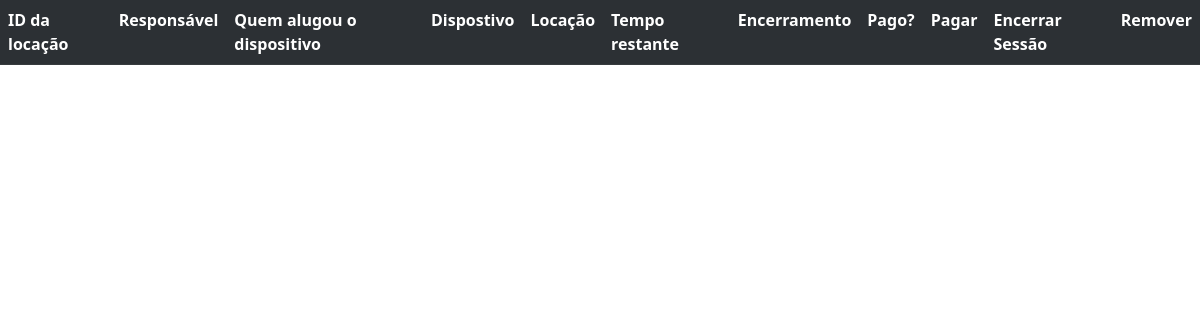
Before: /dispositivo/listar_locacoes with the older database file.
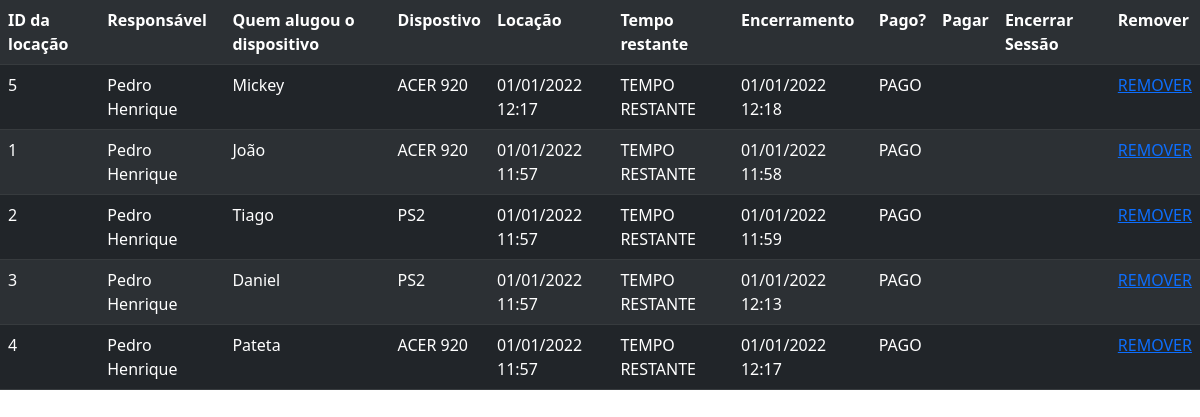
After: the same page with the newer database file.
### Locacoes.py (models this page shows)
class Locacao(db.Model):
    id = db.Column(db.Integer, primary_key=True)
    id_usuario = db.Column(db.Integer,db.ForeignKey('usuario.id'))
    nome_pessoa = db.Column(db.String(100),unique=False,nullable=True)
    id_dispositivo = db.Column(db.Integer,db.ForeignKey('dispositivo.id'))
    data_locacao = db.Column(db.DateTime,unique=False,nullable=False)
    data_encerramento = db.Column(db.DateTime,unique=False,nullable=True)
    pago = db.Column(db.Boolean,default=False)

### Usuarios.py (models this page shows)
class Usuario(db.Model):
    id = db.Column(db.Integer, primary_key=True)
    nome = db.Column(db.String(200), unique=False, nullable=False)
    username = db.Column(db.String(80), unique=True, nullable=False)
    email = db.Column(db.String(120), unique=True, nullable=True)
    telefone = db.Column(db.String(20),unique=False,nullable=True)
    senha = db.Column(db.String(80), unique=False, nullable=False)
    locacoes = db.relationship('Locacao',backref='usuario',lazy=True)

### Dispositivos.py (models this page shows, shortened)
class Dispositivo(db.Model):
    id = db.Column(db.Integer, primary_key=True)
    nome = db.Column(db.String(20), unique=False, nullable=False)
    disponivel = db.Column(db.Boolean,default=True)
    locacoes = db.relationship('Locacao',backref='dispositivo',lazy=True)

### app.py (the view)
@app.route('/dispositivo/listar_locacoes')
def listar_locacoes():
    locacoes = Locacao.query.order_by(Locacao.data_locacao.desc()).all()
    return(render_template('locacoes.html',locacoes=locacoes))

### templates/locacoes.html
{% extends "base.html" %}
{% block conteudo %}
<table class="table table-dark table-striped">
    <tr>
        <th>ID da locação</th>
        <th>Responsável</th>
        <th>Quem alugou o dispositivo</th>
        <th>Dispostivo</th>
        <th>Locação</th>
        <th>Tempo restante</th>
        <th>Encerramento</th>
        <th>Pago?</th>
        <th>Pagar</th>
        <th>Encerrar Sessão</th>
        <th>Remover</th>
    </tr>
    {% for locacao in locacoes %}
        <tr>
            <td>{{locacao.id}}</td>
            <td>{{locacao.usuario.nome}}</td>
            <td>{{locacao.nome_pessoa}}</td>
            <td>{{locacao.dispositivo.nome}}</td>
            <td>{{locacao.data_locacao.strftime('%d/%m/%Y %H:%M')}}</td>
            <td>TEMPO RESTANTE</td>
            {% if locacao.data_encerramento is not none %}
                <td>{{locacao.data_encerramento.strftime('%d/%m/%Y %H:%M')}}</td>
            {% else %}
                <td></td>
            {% endif %}
            {% if locacao.pago == True %}
                <td>PAGO</td>
            {% else %}
                <td></td>
            {% endif %}
            {% if locacao.pago == False %}
                <td><a href="{{url_for('pagar_locacao',id_locacao=locacao.id)}}">PAGAR</a></td>
            {% else %}
                <td></td>
            {% endif %}
            {% if locacao.data_encerramento is none %}
                <td><a href="{{url_for('encerrar_locacao',id_locacao=locacao.id)}}">ENCERRAR</a></td>
            {% else %}
                <td></td>
            {% endif %}
            <td><a href="{{url_for('remover_locacao',id_locacao=locacao.id)}}">REMOVER</a></td>
        </tr>
    {% endfor %}
</table>
{% endblock %}

### templates/base.html (shortened to what this page needs)
<!DOCTYPE html>
<html>
    <head>
      <link href="https://cdn.jsdelivr.net/npm/bootstrap@5.1.3/dist/css/bootstrap.min.css" rel="stylesheet">
    </head>
<body>
    {% block conteudo %}
    {% endblock %}
</body>
</html>

Changed rows visible on the page:
added Locacao: id "5", usuario.nome "Pedro Henrique", nome_pessoa "Mickey", dispositivo.nome "ACER 920", data_locacao "01/01/2022 12:17", data_encerramento "01/01/2022 12:18", pago "PAGO"
added Locacao: id "1", usuario.nome "Pedro Henrique", nome_pessoa "João", dispositivo.nome "ACER 920", data_locacao "01/01/2022 11:57", data_encerramento "01/01/2022 11:58", pago "PAGO"
added Locacao: id "2", usuario.nome "Pedro Henrique", nome_pessoa "Tiago", dispositivo.nome "PS2", data_locacao "01/01/2022 11:57", data_encerramento "01/01/2022 11:59", pago "PAGO"
added Locacao: id "3", usuario.nome "Pedro Henrique", nome_pessoa "Daniel", dispositivo.nome "PS2", data_locacao "01/01/2022 11:57", data_encerramento "01/01/2022 12:13", pago "PAGO"
added Locacao: id "4", usuario.nome "Pedro Henrique", nome_pessoa "Pateta", dispositivo.nome "ACER 920", data_locacao "01/01/2022 11:57", data_encerramento "01/01/2022 12:17", pago "PAGO"
